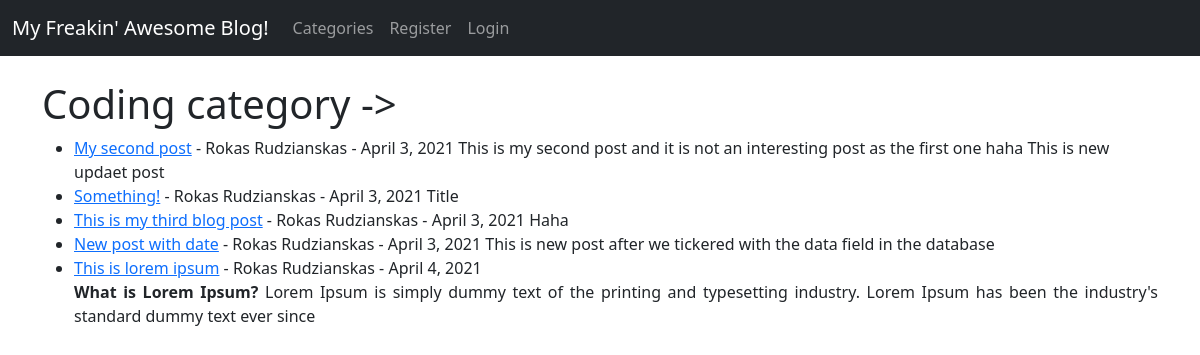
The page /category/coding/ on the database as committed earlier.
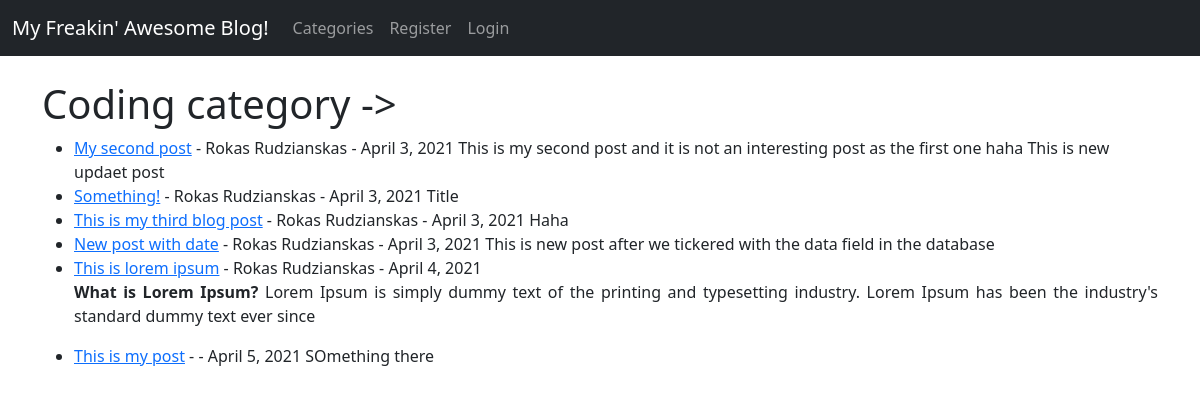
The same page on the database as committed later.
### theblog/models.py (models this page shows, shortened)
class Post(models.Model):
    title = models.CharField(max_length=255)
    title_tag = models.CharField(max_length=255)
    author = models.ForeignKey(User, on_delete=models.CASCADE)
    body = models.TextField()
    post_date = models.DateField(auto_now_add=True)
    category = models.CharField(max_length=255, default='coding')
    likes = models.ManyToManyField(User, related_name='blog_posts')

### theblog/views.py (the view)
# urls.py: path('category/<str:cats>/', CategoryView, name="category"),
def CategoryView(request, cats):
    category_posts = Post.objects.filter(category=cats.replace('-', ' '))
    return render(request, 'categories.html',
                  {'cats': cats.title().replace('-', ' '), 'category_posts': category_posts})

### theblog/templates/categories.html (shortened to what this page needs)
{% extends 'base.html' %}
    {% block content %}
{% if category_posts %}
    <h1>{{cats}} category -></h1>
        <ul>
            {% for post in category_posts %}
                   <li><a href="{% url 'article-detail' post.pk %}" >{{post.title}}</a>
           - {{post.author.first_name}}
              {{post.author.last_name}} - {{ post.post_date }}
                  {{ post.body|slice:":200"|safe }}
       </li>
            {% endfor %}
        </ul>
{% else %}
    <h1>There are no post about this category! And you know that ;(</h1>
{% endif %}
    {% endblock %}

Rows that differ between the two databases and show on the page:
added Post: title "This is my post", post_date "April 5, 2021", body "SOmething there"
